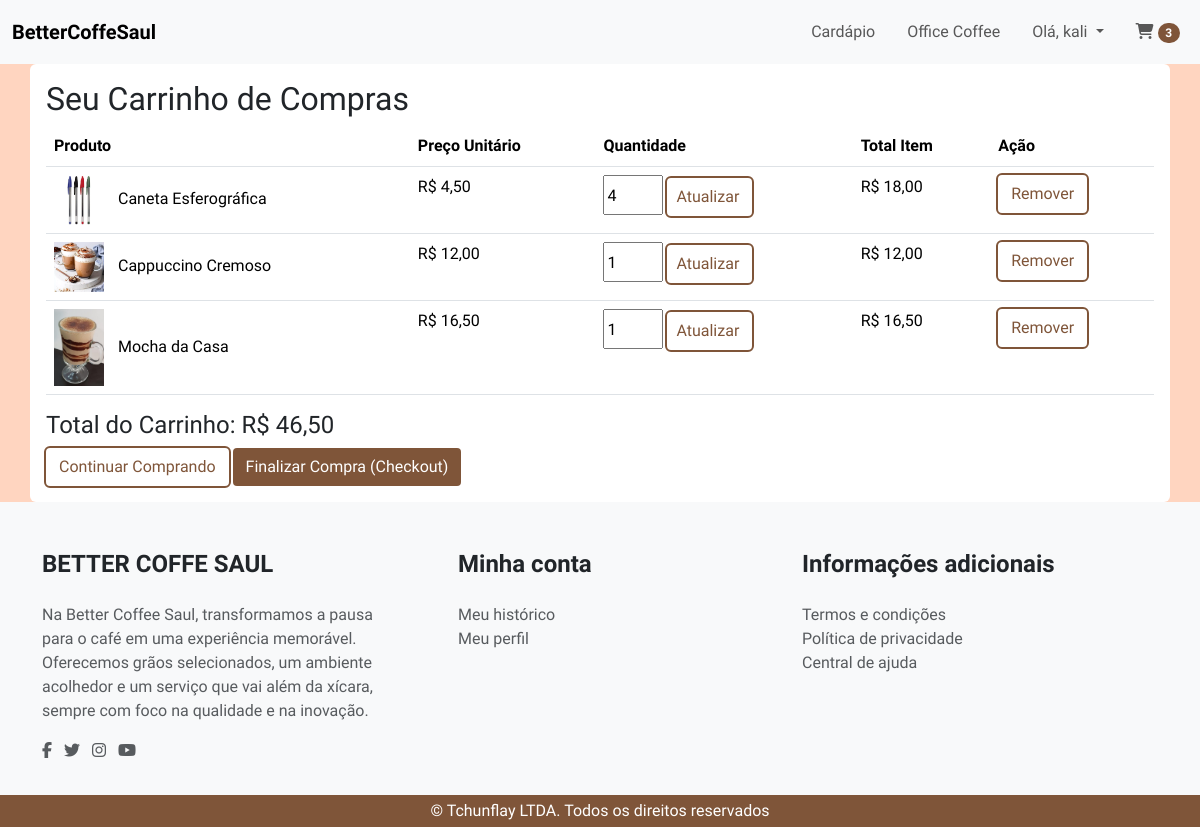
The app's page /cart/ (signed in) with its own data.
### cart/models.py (models this page shows, shortened)
class Cart(models.Model):
    user = models.OneToOneField(settings.AUTH_USER_MODEL, on_delete=models.CASCADE, related_name='cart')
    created_at = models.DateTimeField(auto_now_add=True)
    updated_at = models.DateTimeField(auto_now=True)
    def get_total_price(self):
        total = 0
        for item in self.items.all():
            total += item.get_total_item_price()
        return total

class CartItem(models.Model):
    cart = models.ForeignKey(Cart, related_name='items', on_delete=models.CASCADE)
    cardapio_item = models.ForeignKey(Cardapio, on_delete=models.CASCADE, null=True, blank=True)
    office_item = models.ForeignKey(OfficeItem, on_delete=models.CASCADE, null=True, blank=True)
    quantity = models.PositiveIntegerField(default=1)
    price_at_purchase = models.DecimalField(max_digits=10, decimal_places=2, null=True, blank=True)
    added_at = models.DateTimeField(auto_now_add=True)
    class Meta:
        constraints = [
            models.CheckConstraint(
                name="%(app_label)s_%(class)s_either_cardapio_or_office_item",
                check=(
                    models.Q(cardapio_item__isnull=False, office_item__isnull=True) |
                    models.Q(cardapio_item__isnull=True, office_item__isnull=False)
                ),
            )
        ]
    def get_item_price(self):
        if self.price_at_purchase is not None:
            return self.price_at_purchase
        return self.item_object.preco if self.item_object else 0
    def get_total_item_price(self):
        return self.quantity * self.get_item_price()

### coffeoffice/models.py (models this page shows, shortened)
class OfficeItem(models.Model):
    ITEM_TYPE_CHOICES = [
        ('PROD', 'Produto de Papelaria'),
        ('SERV', 'Serviço de Escritório'),
    ]
    nome = models.CharField(max_length=100)
    descricao = models.TextField(blank=True, null=True)
    preco = models.DecimalField(max_digits=6, decimal_places=2)
    tipo_item = models.CharField(max_length=4, choices=ITEM_TYPE_CHOICES, default='PROD')
    foto = models.ImageField(upload_to='fotos_office_items/', blank=True, null=True, default='fotos_office_items/default.png')
    disponivel = models.BooleanField(default=True)
    adicionado = models.DateTimeField(default=timezone.now)
    editado = models.DateTimeField(auto_now=True)

### cardapio/models.py (models this page shows, shortened)
class Cardapio(models.Model):
    nome = models.CharField(max_length=200)
    tp = (
        ("ALL", "Todos"),
        ("C", "Comida"),
        ("B", "Bebida"),
    )
    tipo = models.CharField(max_length=50, choices=tp, default="ALL")
    promo = (
        ("S", "Sim"),
        ("N", "Nao"),
    )
    promocao = models.CharField(max_length=50, choices=promo, default="Nao")
    descricao = models.TextField(blank=True, null=True)
    preco = models.DecimalField(max_digits=8, decimal_places=2, blank=True, null=True)
    foto = models.ImageField(upload_to='fotos_cardapio/',default="fotos_cardapio/default.png", blank=True, null=True)
    adicionado = models.DateTimeField(auto_now_add=True)
    editado = models.DateTimeField(auto_now=True)

### cart/views.py (the view)
# urls.py: path('', views.view_cart, name='view_cart'),
def view_cart(request):
    cart, created = Cart.objects.get_or_create(user=request.user)
    context = {'cart': cart}
    return render(request, 'cart/cart_detail.html', context)

### cart/templates/cart/cart_detail.html (shortened to what this page needs)
{% extends "base.html" %}
{% load static %}
{% load i18n %}
{% block content %}
<div class="login-page-wrapper">
    <div class="container bg-white rounded-2 p-3">
        <h2>Seu Carrinho de Compras</h2>
        {% if cart.items.all %}
        <table class="table">
            <thead>
                <tr>
                    <th>Produto</th>
                    <th>Preço Unitário</th>
                    <th>Quantidade</th>
                    <th>Total Item</th>
                    <th>Ação</th>
                </tr>
            </thead>
            <tbody>
                {% for item in cart.items.all %}
                <tr>
                    <td>
                        {% if item.cardapio_item %}
                        <img src="{{ item.cardapio_item.foto.url }}" alt="{{ item.cardapio_item.nome }}"
                            style="width: 50px; height: auto; margin-right: 10px;">
                        {{ item.cardapio_item.nome }}
                        {% elif item.office_item %}
                        {% if item.office_item.foto %}
                        <img src="{{ item.office_item.foto.url }}" alt="{{ item.office_item.nome }}"
                            style="width: 50px; height: auto; margin-right: 10px;">
                        {% endif %}
                        {{ item.office_item.nome }}
                        {% endif %}
                    </td>
                    <td>R$ {{ item.get_item_price|floatformat:2 }}</td>
                    <td>
                        <form action="{% url 'cart:update_cart_item' item.id %}" method="post" style="display: inline;">
                            <input type="number" name="quantity" value="{{ item.quantity }}" min="0"
                                style="width: 60px; height: 40px;" class="pe-2">
                            <button type="submit" class="btn btn-orange-outline rounded-1 w-30 ps-2">Atualizar</button>
                        </form>
                    </td>
                    <td>R$ {{ item.get_total_item_price|floatformat:2 }}</td>
                    <td>
                        <a href="{% url 'cart:remove_from_cart' item.id %}"
                            class="btn btn-orange-outline rounded-1 w-30">Remover</a>
                    </td>
                </tr>
                {% endfor %}
            </tbody>
        </table>
        <div class="text-right">
            <h4>Total do Carrinho: R$ {{ cart.get_total_price|floatformat:2 }}</h4>
            <a href="{% url 'cardapio:index' %}" class="btn btn-orange-outline rounded-1 w-20">Continuar Comprando</a>
            <a href="#" class="btn btn-orange rounded-1 w-20">Finalizar Compra (Checkout)</a>
        </div>
        {% else %}
        <p>Seu carrinho está vazio.</p>
        <a href="{% url 'cardapio:index' %}" class="btn btn-orange-outline rounded-1 w-20">Continuar Comprando</a>
        {% endif %}
    </div>
</div>
{% endblock %}

### templates/navbar.html (shortened to what this page needs)
<nav class="navbar navbar-expand-lg navbar-light bg-light">
    <div class="container-fluid pt-1 pb-1">
        <a href="{% url 'home:index' %}" class="navbar-brand fw-bold">BetterCoffeSaul</a>
        <div class="collapse navbar-collapse d-lg-flex justify-content-lg-end" id="navbarNavContent">
            <ul class="navbar-nav">
                <li class="nav-item me-lg-3">
                    <a class="nav-link" href="{% url 'cardapio:index' %}">Cardápio</a>
                </li>
                <li class="nav-item me-lg-3">
                    <a href="{% url 'coffeoffice:office_list' %}" class="nav-link ">Office Coffee</a>
                </li>
                {% if user.is_authenticated %}
                    <li class="nav-item dropdown me-lg-3">
                        <a class="nav-link dropdown-toggle" href="#" id="navbarDropdownUser" role="button" data-bs-toggle="dropdown" aria-expanded="false">
                            Olá, {{ user.username|default:user.email }}
                        </a>
                    </li>
                    <li class="nav-item">
                        <a class="nav-link" href="{% url 'cart:view_cart' %}">
                            <i class="fas fa-shopping-cart"></i>
                            {% if user.cart and user.cart.items.count > 0 %}
                            <span class="badge rounded-pill bg-color-orange">{{ user.cart.items.count }}</span>
                            {% endif %}
                        </a>
                    </li>
                {% endif %}
            </ul>
        </div>
    </div>
</nav>

### static/css/theme.css (style rules this page uses)
:root { --bg-coffe: #7f5539; --bg-coffe-hd: #ad8973; --bg-coffe-md: #b7927f; --bg-coffe-lg: #b1937d; --bg-orange: #7f5539; --bg-orange-hover: #b77e59; --bg-black: #000000; --bg-cinza-1: #757575; --bg-cinza-2: #F4F4F4; --bg-white: #FFFFFF; --bg-yellow: #FCB705; --bg-roxo: #E9008C; }
html, body { background-color: #ffd5c0; font-family: "Ruda", sans-serif; font-weight: 400; font-size: 16px; width: 100%; height: 100%; }
a { color: #ad8973; text-decoration: none; }

### static/css/buttons.css (style rules this page uses)
.btn-orange { color: var(--bg-white); background-color: var(--bg-orange); outline: none; box-shadow: none; font-size: 1rem; font-family: "Ruda","sans-serif"; font-weight: 400; }
.btn-orange-outline { color: var(--bg-orange); background-color:transparent; outline: 2px solid var(--bg-orange); box-shadow: none; font-size: 1rem; border-radius: 0px; font-family: "Ruda","sans-serif"; font-weight: 400; }

### static/css/colors.css (style rules this page uses)
.bg-color-orange { color: var(--bg-white); background-color: var(--bg-orange); }

### records on screen
CartItem: office_item.foto (picture), office_item.nome "Caneta Esferográfica", get_item_price "4,50", quantity "4", get_total_item_price "18,00"
CartItem: cardapio_item.foto (picture), cardapio_item.nome "Cappuccino Cremoso", get_item_price "12,00", quantity "1", get_total_item_price "12,00"
CartItem: cardapio_item.foto (picture), cardapio_item.nome "Mocha da Casa", get_item_price "16,50", quantity "1", get_total_item_price "16,50"
Cart: get_total_price "46,50"

### other values on screen
{{ user.username|default:user.email }} "kali"
{{ user.cart.items.count }} "3"
